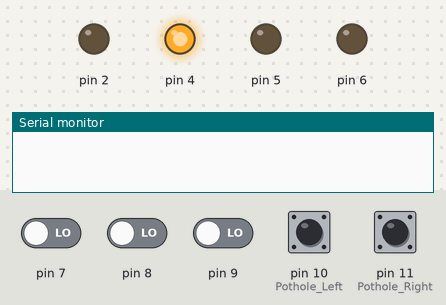
The sketch below on a simulated Arduino Uno, built with avr-gcc and run on an emulated ATmega328P. Parts: output pins drawn as LEDs (lit = HIGH), the last lines printed to the serial monitor. The inputs (shaded band) are chosen by the test bench; at power-on: pin 10 (Pothole_Left), pin 11 (Pothole_Right) HIGH, pin 7–9 LOW.

Above: at 1.2 s.
1.3 s: pin 10 (Pothole_Left) pulled LOW for 0.15 s
At 3.5 s:
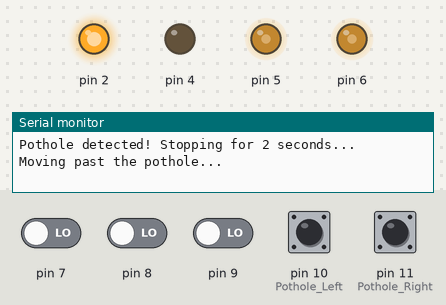
4.4 s: pin 7 driven HIGH
At 5.6 s:
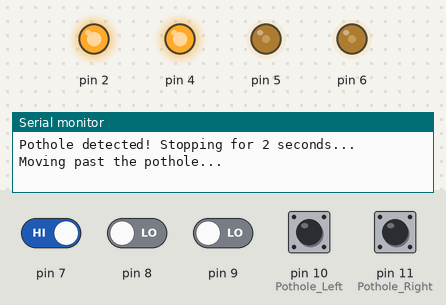
5.9 s: pin 11 (Pothole_Right) pulled LOW for 0.15 s
At 6.7 s:
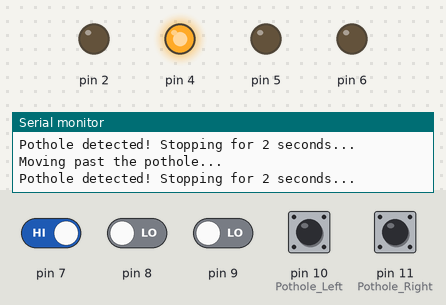
9.0 s: pin 8 driven HIGH
At 10.2 s:
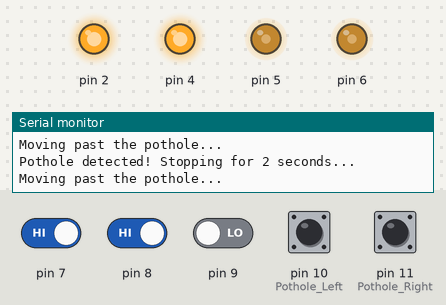
10.5 s: pin 10 (Pothole_Left) pulled LOW for 1 s
At 11.4 s:
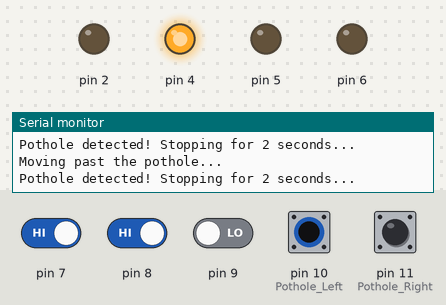
14.4 s: pin 11 (Pothole_Right) pulled LOW for 1 s
At 17.4 s:
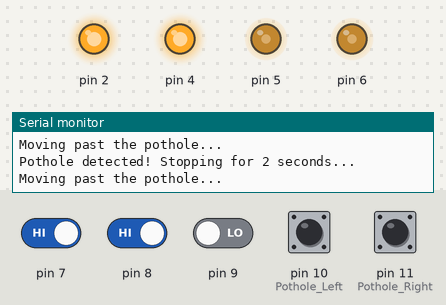
Timing chart, 0 to 18.9 s (numbered marks = the images above; inputs shaded):
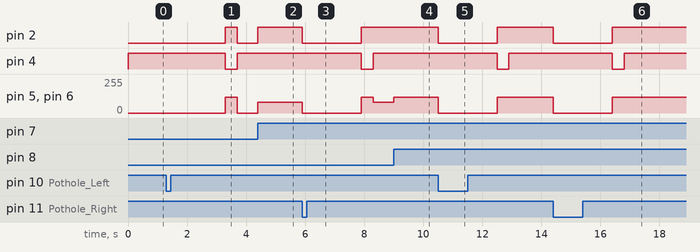

Measured:
- after the input at 1.3 s, pin 2: LOW → HIGH after 2.0 s, → LOW 0.40 s later; pin 4: HIGH → LOW after 2.0 s, → HIGH 0.40 s later; pin 5, pin 6: 0/255 → 120/255 after 2.0 s, → 0/255 0.40 s later
- after the input at 4.4 s, pin 2: LOW → HIGH at once; pin 5, pin 6: 0/255 → 80/255 at once
- after the input at 5.9 s, pin 2: HIGH → LOW at once, → HIGH 2.0 s later; pin 4: HIGH → LOW after 2.0 s, → HIGH 0.40 s later; pin 5, pin 6: 80/255 → 0/255 at once, → 120/255 2.0 s later, → 80/255 0.40 s later
- after the input at 9.0 s, pin 5, pin 6: 80/255 → 120/255 at once
- after the input at 10.5 s, pin 2: HIGH → LOW at once, → HIGH 2.0 s later; pin 4: HIGH → LOW after 2.0 s, → HIGH 0.40 s later; pin 5, pin 6: 120/255 → 0/255 at once, → 120/255 2.0 s later
- after the input at 14.4 s, pin 2: HIGH → LOW at once, → HIGH 2.0 s later; pin 4: HIGH → LOW after 2.0 s, → HIGH 0.40 s later; pin 5, pin 6: 120/255 → 0/255 at once, → 120/255 2.0 s later

The sketch:

car3.ino
```cpp
void Infrared_Tracing() {
  int Left_Tra_Value = 0;
  int Center_Tra_Value = 0;
  int Right_Tra_Value = 0;
  int White = 0;
  Left_Tra_Value = digitalRead(7);
  Center_Tra_Value = digitalRead(8);
  Right_Tra_Value = digitalRead(9);

  // Read pothole sensors
  int Pothole_L = digitalRead(10);
  int Pothole_R = digitalRead(11);

  // If a pothole is detected, stop for 2 seconds then continue
  if (Pothole_L == White || Pothole_R == White) {
    // 1. STOP
    digitalWrite(2, LOW);
    analogWrite(5, 0);
    digitalWrite(4, HIGH);
    analogWrite(6, 0);
    Serial.println("Pothole detected! Stopping for 2 seconds...");
    delay(2000); // Wait for 2 seconds

    // 2. MOVE PAST THE POTHOLE
    Serial.println("Moving past the pothole...");
    digitalWrite(2, HIGH);
    analogWrite(5, 120);
    digitalWrite(4, LOW);
    analogWrite(6, 120);
    delay(400); // Drive forward for 0.4 seconds to clear the spot

    return; // Resume normal line tracing in the next loop
  }

  // Normal Line Tracing Logic
  if (Left_Tra_Value != White &&
      (Center_Tra_Value == White && Right_Tra_Value != White)) {
    digitalWrite(2, HIGH);
    analogWrite(5, 120);
    digitalWrite(4, LOW);
    analogWrite(6, 120);

  } else if (Left_Tra_Value == White &&
             (Center_Tra_Value == White && Right_Tra_Value != White)) {
    digitalWrite(2, LOW);
    analogWrite(5, 80);
    digitalWrite(4, LOW);
    analogWrite(6, 80);
  } else if (Left_Tra_Value == White &&
             (Center_Tra_Value != White && Right_Tra_Value != White)) {
    digitalWrite(2, LOW);
    analogWrite(5, 120);
    digitalWrite(4, LOW);
    analogWrite(6, 120);
  } else if (Left_Tra_Value != White &&
             (Center_Tra_Value != White && Right_Tra_Value == White)) {
    digitalWrite(2, HIGH);
    analogWrite(5, 120);
    digitalWrite(4, HIGH);
    analogWrite(6, 120);
  } else if (Left_Tra_Value != White &&
             (Center_Tra_Value == White && Right_Tra_Value == White)) {
    digitalWrite(2, HIGH);
    analogWrite(5, 80);
    digitalWrite(4, HIGH);
    analogWrite(6, 80);
  } else if (Left_Tra_Value == White &&
             (Center_Tra_Value == White && Right_Tra_Value == White)) {
    digitalWrite(2, LOW);
    analogWrite(5, 0);
    digitalWrite(4, HIGH);
    analogWrite(6, 0);
  }
}

void setup() {
  Serial.begin(9600);
  pinMode(7, INPUT);
  pinMode(8, INPUT);
  pinMode(9, INPUT);
  pinMode(10, INPUT_PULLUP); // Pothole Left
  pinMode(11, INPUT_PULLUP); // Pothole Right (Sensor removed, stays HIGH)
  pinMode(2, OUTPUT);
  pinMode(5, OUTPUT);
  pinMode(4, OUTPUT);
  pinMode(6, OUTPUT);
}

void loop() {
  Infrared_Tracing();
}
```
